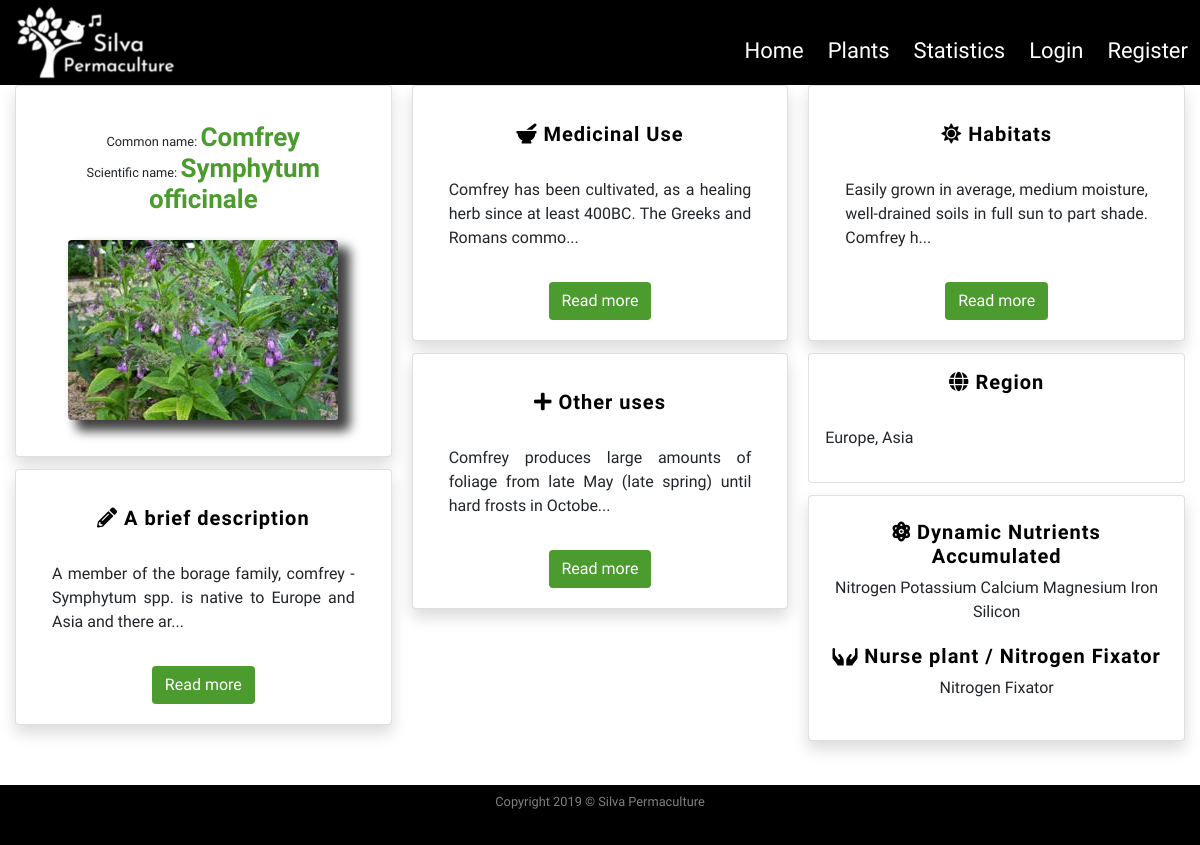
Page /plants/1 on the committed database.
### silvapermaculture/models.py (models this page shows, shortened)
class SearchitMixin(object):
    @classmethod
    def search(cls, expression, page, per_page):
        ids, total = search_index(cls.__tablename__, expression, page, per_page)
        if total == 0:
            return cls.query.filter_by(id=0), 0
        when = []
        for i in range(len(ids)):
            when.append((ids[i],i))
        return cls.query.filter(cls.id.in_(ids)).order_by(
            db.case(when, value=cls.id)), total

class Plants(SearchitMixin, db.Model):
    __searchit__ = ['common_name', 'botanical_name', 'medicinal', 'region']
    id = db.Column(db.Integer, primary_key=True)
    common_name = db.Column(db.String(40), nullable=False)
    botanical_name = db.Column(db.String(80), unique=True, nullable=False)
    short_description = db.Column(db.Text, nullable=False)
    medicinal = db.Column(db.Text, nullable=False)
    other_uses = db.Column(db.Text, nullable=False)
    habitats = db.Column(db.Text, nullable=False)
    region = db.Column(db.Text, nullable=False)
    image_file = db.Column(db.String(20), default='default_plant_pic.jpg')
    date_added = db.Column(db.DateTime, nullable=False, default=datetime.utcnow)
    user_id = db.Column(db.Integer, db.ForeignKey('user.id'), nullable=False)
    dna = db.relationship('DNA', secondary = plants_dna_table)  # Dynamic_Nutrient_Accumulated
    nfn = db.relationship('NFN', secondary = plants_nfn_table)  # Nitrogen_Fixers_Nursing

class DNA(SearchitMixin, db.Model):
    __searchit__ = ['element']
    id = db.Column(db.Integer, primary_key=True)
    element = db.Column(db.String(15))
    def __repr__(self):
        return '{}'.format(self.element)

class NFN(SearchitMixin, db.Model):
    __searchit__ = ['plant_extra']
    id = db.Column(db.Integer, primary_key=True)
    plant_extra = db.Column(db.String(40))
    def __repr__(self):
        return '{}'.format(self.plant_extra)

### silvapermaculture/plants/routes.py (the view)
@plants.route("/plants/<int:plant_id>")
def plant(plant_id):
    plant = Plants.query.get_or_404(plant_id)
    return render_template('plant.html', title=plant.common_name, plant=plant)

### silvapermaculture/templates/plant.html (shortened to what this page needs)
{% extends "layout.html" %}
    {% block content %}
        <div class="row">
            <div class="col-12">
                <div class="card-columns">
           <div class="card shadow text-center">
            <div class="card-body">
              <h1 class="my-2 py-2 text-center small">Common name: <span class="titles">{{ plant.common_name }}</span><br/>
                Scientific name: <span class="titles">{{ plant.botanical_name }} </span></h1>
              <img class="img-fluid rounded my-3 d-block mx-auto" id="plantShadow" src="{{ url_for('static', filename='img/plants/' + plant.image_file) }}"  alt="Default plant image"/>
            </div>
          </div>
          <div class="card shadow text-center">
            <div class="card-body">
              <h3 class="my-3 infoPlantHeadings"><i class="fas fa-pencil-alt"></i> A brief description </h3>
              <p class="text-justify p-3">{{ plant.short_description|truncate(100, true, "...") }}</p>
                    <button type="button" class="btn btn-readmore" data-toggle="modal" data-target="#briefDescription">
                      Read more
                    </button>
            </div>
          </div>
          <div class="card shadow text-center">
                <div class="card-body">
                    <h3 class="my-3 infoPlantHeadings"><i class="fas fa-mortar-pestle"></i> Medicinal Use</h3>
                    <p class="text-justify p-3">{{ plant.medicinal|truncate(100, true, "...") }}</p>
                    <button type="button" class="btn btn-readmore" data-toggle="modal" data-target="#Medicinal">
                      Read more
                    </button>
                </div>
          </div>
          <div class="card shadow text-center">
            <div class="card-body">
              <h3 class="my-3 infoPlantHeadings"><i class="fas fa-plus"></i> Other uses</h3>
              <p class="text-justify p-3">{{ plant.other_uses|truncate(100, true, "...") }}</p>
                    <button type="button" class="btn btn-readmore" data-toggle="modal" data-target="#otherUses">
                      Read more
                    </button>
            </div>
          </div>
          <div class="card shadow text-center">
            <div class="card-body">
              <h3 class="my-3 infoPlantHeadings"><i class="fas fa-sun"></i> Habitats</h3>
              <p class="text-justify p-3">{{ plant.habitats|truncate(100, true, "...") }}</p>
                    <button type="button" class="btn btn-readmore" data-toggle="modal" data-target="#Habitats">
                      Read more
                    </button>
            </div>
          </div>
          <div class="card text-center">
            <h3 class="my-3 infoPlantHeadings"><i class="fas fa-globe"></i> Region</h3>
             <p class="text-justify p-3">{{ plant.region }}</p>
          </div>
          <div class="card shadow text-center">
            <div class="card-body">
              <h3 class="my-1 infoPlantHeadings"><i class="fas fa-atom"></i> Dynamic Nutrients Accumulated</h3>
                    <p class="text-center p-1">
                        {% for element in plant.dna %}
                        {{ element }}
                        {% endfor %}
                    </p>
              <h3 class="my-1 infoPlantHeadings"><i class="fas fa-hands"></i> Nurse plant / Nitrogen Fixator</h3>
                    <p class="text-center p-1">
                        {% for extra in plant.nfn %}
                        {{ extra }}
                        {% endfor %}
                    </p>
            </div>
          </div>
        </div>
            </div>
        </div>
        <div class="row">
            <div class="col-12">
                <div class="my-2 p-2">
                </div>
            </div>
        </div>
    {% endblock content %} #Jinja2 allows to put the name of the block here so to know which block is closing if we have multiple.

### silvapermaculture/static/css/style.css (style rules this page uses)
html, body { height: 100% }
body { font-family: 'Nunito Sans', sans-serif; font-size: 16px; display: flex; flex-direction: column; }
.titles { color: #4B9B2F; font-size:26px; font-weight: bold }
.btn-readmore, .btn-search { background-color: #4B9B2F; color:white; transition: all .6s }
#plantShadow { -webkit-box-shadow: 10px 9px 11px 2px rgba(0,0,0,0.75); -moz-box-shadow: 10px 9px 11px 2px rgba(0,0,0,0.75); box-shadow: 10px 9px 11px 2px rgba(0,0,0,0.75); }
.infoPlantHeadings { font-size: 20px; letter-spacing: 1px; font-weight: bold; color: black }
@media (min-width: 34em) { .card-columns { -webkit-column-count: 2; -moz-column-count: 2; column-count: 2; } }
@media (min-width: 48em) { .card-columns { -webkit-column-count: 2; -moz-column-count: 2; column-count: 2; } }
@media (min-width: 62em) { .card-columns { -webkit-column-count: 3; -moz-column-count: 3; column-count: 3; } }
@media (min-width: 75em) { .card-columns { -webkit-column-count: 3; -moz-column-count: 3; column-count: 3; } }

### rows in the picture
Plants: common_name "Comfrey", botanical_name "Symphytum officinale", image_file (picture), short_description "A member of the borage family, comfrey - Symphytum spp. is native to Europe and Asia and there ar...", medicinal "Comfrey has been cultivated, as a healing herb since at least 400BC. The Greeks and Romans commo...", other_uses "Comfrey produces large amounts of foliage from late May (late spring) until hard frosts in Octobe...", habitats "Easily grown in average, medium moisture, well-drained soils in full sun to part shade. Comfrey h...", region "Europe, Asia"
DNA: element "Nitrogen"
DNA: element "Potassium"
DNA: element "Calcium"
DNA: element "Magnesium"
DNA: element "Iron"
DNA: element "Silicon"
NFN: plant_extra "Nitrogen Fixator"
